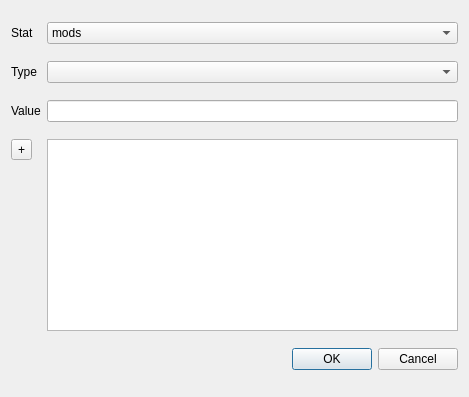
<?xml version="1.0" encoding="UTF-8"?>
<ui version="4.0">
 <class>AddFilterInfoDialog</class>
 <widget class="QDialog" name="AddFilterInfoDialog">
  <property name="geometry">
   <rect>
    <x>0</x>
    <y>0</y>
    <width>469</width>
    <height>397</height>
   </rect>
  </property>
  <property name="windowTitle">
   <string>Dialog</string>
  </property>
  <layout class="QFormLayout" name="formLayout">
   <item row="0" column="0">
    <widget class="QLabel" name="label">
     <property name="text">
      <string>Stat</string>
     </property>
    </widget>
   </item>
   <item row="0" column="1">
    <widget class="QComboBox" name="comboBox_stat">
     <item>
      <property name="text">
       <string>mods</string>
      </property>
     </item>
     <item>
      <property name="text">
       <string>props</string>
      </property>
     </item>
     <item>
      <property name="text">
       <string>item_class</string>
      </property>
     </item>
    </widget>
   </item>
   <item row="2" column="0">
    <widget class="QLabel" name="label_2">
     <property name="text">
      <string>Type</string>
     </property>
    </widget>
   </item>
   <item row="2" column="1">
    <widget class="QComboBox" name="comboBox_type"/>
   </item>
   <item row="3" column="0">
    <widget class="QLabel" name="label_4">
     <property name="text">
      <string>Value</string>
     </property>
    </widget>
   </item>
   <item row="3" column="1">
    <widget class="QLineEdit" name="line_value"/>
   </item>
   <item row="4" column="1">
    <widget class="QTextBrowser" name="text_show_current_dict"/>
   </item>
   <item row="9" column="1">
    <widget class="QDialogButtonBox" name="buttonBox">
     <property name="orientation">
      <enum>Qt::Horizontal</enum>
     </property>
     <property name="standardButtons">
      <set>QDialogButtonBox::Cancel|QDialogButtonBox::Ok</set>
     </property>
    </widget>
   </item>
   <item row="4" column="0">
    <widget class="QToolButton" name="button_tool_plus">
     <property name="text">
      <string>+</string>
     </property>
    </widget>
   </item>
  </layout>
 </widget>
 <resources/>
 <connections>
  <connection>
   <sender>buttonBox</sender>
   <signal>accepted()</signal>
   <receiver>AddFilterInfoDialog</receiver>
   <slot>accept()</slot>
   <hints>
    <hint type="sourcelabel">
     <x>196</x>
     <y>329</y>
    </hint>
    <hint type="destinationlabel">
     <x>157</x>
     <y>274</y>
    </hint>
   </hints>
  </connection>
  <connection>
   <sender>buttonBox</sender>
   <signal>rejected()</signal>
   <receiver>AddFilterInfoDialog</receiver>
   <slot>reject()</slot>
   <hints>
    <hint type="sourcelabel">
     <x>196</x>
     <y>335</y>
    </hint>
    <hint type="destinationlabel">
     <x>286</x>
     <y>274</y>
    </hint>
   </hints>
  </connection>
 </connections>
</ui>
